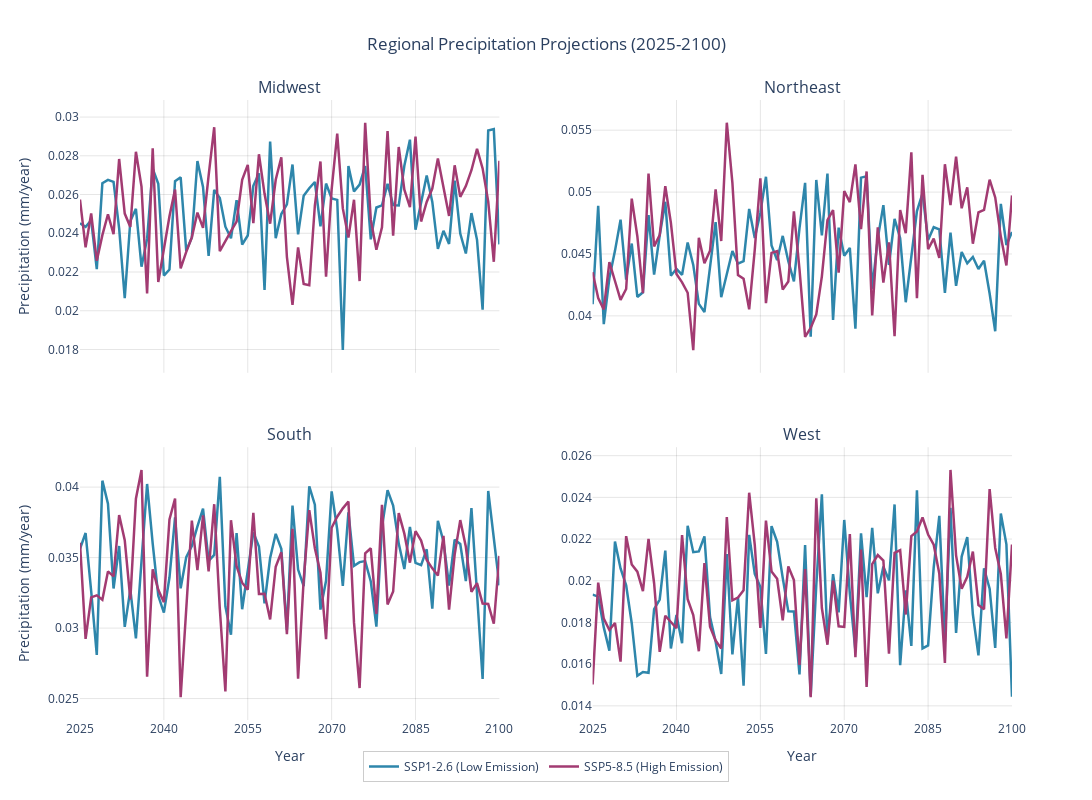

Write notebook code for a chart like this one.
### Code cell
import pandas as pd
import plotly.graph_objects as go
from plotly.subplots import make_subplots
from pathlib import Path
import numpy as np

# Load all regional data files
regions = ['midwest', 'northeast', 'south', 'west']
data_dir = Path('future_data')

# Load regional data
regional_data = {}
for region in regions:
    df = pd.read_csv(data_dir / f'{region}_futures_merged.csv')
    df = df[(df['year'] >= 2025) & (df['year'] <= 2100)].copy()
    CONVERSION_FACTOR = 1000
    df['low_emissions_pr_mm'] = df['low_emissions_pr'] * CONVERSION_FACTOR
    df['high_emissions_pr_mm'] = df['high_emissions_pr'] * CONVERSION_FACTOR
    regional_data[region] = df

# Calculate overall y-axis range for better scaling
all_low = np.concatenate([df['low_emissions_pr_mm'].values for df in regional_data.values()])
all_high = np.concatenate([df['high_emissions_pr_mm'].values for df in regional_data.values()])
y_min = min(all_low.min(), all_high.min())
y_max = max(all_low.max(), all_high.max())
y_range = [y_min * 0.95, y_max * 1.05]  # Add 5% padding

# Create small multiples with 2x2 grid
fig = make_subplots(
    rows=2, cols=2,
    subplot_titles=('Midwest', 'Northeast', 'South', 'West'),
    vertical_spacing=0.12,
    horizontal_spacing=0.10,
    shared_xaxes=True,
    shared_yaxes=False  # Don't share y-axes to allow each region to show its own scale
)

# Region positions in the grid
region_positions = {
    'midwest': (1, 1),
    'northeast': (1, 2),
    'south': (2, 1),
    'west': (2, 2)
}

# Add traces for each region
for region in regions:
    row, col = region_positions[region]
    df = regional_data[region]
    
    # Add low emission line
    fig.add_trace(
        go.Scatter(
            x=df['year'],
            y=df['low_emissions_pr_mm'],
            mode='lines',
            name='SSP1-2.6 (Low Emission)',
            line=dict(color='#2E86AB', width=2.5),
            showlegend=(row == 1 and col == 1),  # Only show legend for first subplot
            hovertemplate=f'<b>{region.title()}</b><br>SSP1-2.6<br>Year: %{{x}}<br>Precipitation: %{{y:.3f}} mm/year<extra></extra>'
        ),
        row=row, col=col
    )
    
    # Add high emission line
    fig.add_trace(
        go.Scatter(
            x=df['year'],
            y=df['high_emissions_pr_mm'],
            mode='lines',
            name='SSP5-8.5 (High Emission)',
            line=dict(color='#A23B72', width=2.5),
            showlegend=(row == 1 and col == 1),  # Only show legend for first subplot
            hovertemplate=f'<b>{region.title()}</b><br>SSP5-8.5<br>Year: %{{x}}<br>Precipitation: %{{y:.3f}} mm/year<extra></extra>'
        ),
        row=row, col=col
    )

# Update layout
fig.update_layout(
    title_text='Regional Precipitation Projections (2025-2100)',
    title_x=0.5,
    height=800,
    width=1200,
    plot_bgcolor='white',
    legend=dict(
        x=0.5,
        y=-0.05,
        xanchor='center',
        orientation='h',
        bgcolor='rgba(255, 255, 255, 0.9)',
        bordercolor='rgba(0, 0, 0, 0.2)',
        borderwidth=1
    )
)

# Update x-axes (only bottom row needs labels)
fig.update_xaxes(
    title_text='Year',
    range=[2025, 2100],
    dtick=15,
    showgrid=True,
    gridcolor='rgba(0,0,0,0.1)',
    row=2, col=1
)
fig.update_xaxes(
    title_text='Year',
    range=[2025, 2100],
    dtick=15,
    showgrid=True,
    gridcolor='rgba(0,0,0,0.1)',
    row=2, col=2
)
fig.update_xaxes(
    range=[2025, 2100],
    dtick=15,
    showgrid=True,
    gridcolor='rgba(0,0,0,0.1)',
    row=1, col=1
)
fig.update_xaxes(
    range=[2025, 2100],
    dtick=15,
    showgrid=True,
    gridcolor='rgba(0,0,0,0.1)',
    row=1, col=2
)

# Update y-axes with tight ranges for each region
for i, region in enumerate(regions):
    row = (i // 2) + 1
    col = (i % 2) + 1
    df = regional_data[region]
    
    # Calculate region-specific range with minimal padding
    region_min = min(df['low_emissions_pr_mm'].min(), df['high_emissions_pr_mm'].min())
    region_max = max(df['low_emissions_pr_mm'].max(), df['high_emissions_pr_mm'].max())
    
    # Use very tight padding (1% on each side) and ensure range is reasonable
    padding = (region_max - region_min) * 0.1  # 10% of the data range as padding
    if padding < 0.001:  # If range is very small, use fixed small padding
        padding = 0.001
    
    region_range = [max(0, region_min - padding), region_max + padding]
    
    fig.update_yaxes(
        title_text='Precipitation (mm/year)' if col == 1 else '',
        range=region_range,
        showgrid=True,
        gridcolor='rgba(0,0,0,0.1)',
        row=row, col=col
    )

fig.show()

### Figure 1 — Plotly figure (JSON) as saved in the notebook; plotly's stock layout.template omitted (floating-point values rounded to 4 significant figures)
{"data": [{"hovertemplate": "<b>Midwest</b><br>SSP1-2.6<br>Year: %{x}<br>Precipitation: %{y:.3f} mm/year<extra></extra>", "line": {"color": "#2E86AB", "width": 2.5}, "mode": "lines", "name": "SSP1-2.6 (Low Emission)", "showlegend": true, "type": "scatter", "x": [2025, 2026, 2027, 2028, 2029, 2030, 2031, 2032, 2033, 2034, 2035, 2036, 2037, 2038, 2039, 2040, 2041, 2042, 2043, 2044, 2045, 2046, 2047, 2048, 2049, 2050, 2051, 2052, 2053, 2054, 2055, 2056, 2057, 2058, 2059, 2060, 2061, 2062, 2063, 2064, 2065, 2066, 2067, 2068, 2069, 2070, 2071, 2072, 2073, 2074, 2075, 2076, 2077, 2078, 2079, 2080, 2081, 2082, 2083, 2084, 2085, 2086, 2087, 2088, 2089, 2090, 2091, 2092, 2093, 2094, 2095, 2096, 2097, 2098, 2099, 2100], "xaxis": "x", "y": [0.02452, 0.02433, 0.02466, 0.02215, 0.02659, 0.02675, 0.02666, 0.02426, 0.02065, 0.02464, 0.02526, 0.02228, 0.02371, 0.02734, 0.02656, 0.02182, 0.02213, 0.02669, 0.02689, 0.02309, 0.02378, 0.02773, 0.02639, 0.02283, 0.02624, 0.02583, 0.02434, 0.02374, 0.02571, 0.02342, 0.02388, 0.02645, 0.0271, 0.02107, 0.02874, 0.02375, 0.02499, 0.0255, 0.02755, 0.02394, 0.02593, 0.02632, 0.02665, 0.02436, 0.02657, 0.02579, 0.02572, 0.01797, 0.02747, 0.02616, 0.02651, 0.02747, 0.02369, 0.02533, 0.02544, 0.02655, 0.02545, 0.02544, 0.02749, 0.02883, 0.02419, 0.02554, 0.02698, 0.02562, 0.0232, 0.02413, 0.02345, 0.02671, 0.02399, 0.02296, 0.02504, 0.02366, 0.02006, 0.0293, 0.02938, 0.02343], "yaxis": "y"}, {"hovertemplate": "<b>Midwest</b><br>SSP5-8.5<br>Year: %{x}<br>Precipitation: %{y:.3f} mm/year<extra></extra>", "line": {"color": "#A23B72", "width": 2.5}, "mode": "lines", "name": "SSP5-8.5 (High Emission)", "showlegend": true, "type": "scatter", "x": [2025, 2026, 2027, 2028, 2029, 2030, 2031, 2032, 2033, 2034, 2035, 2036, 2037, 2038, 2039, 2040, 2041, 2042, 2043, 2044, 2045, 2046, 2047, 2048, 2049, 2050, 2051, 2052, 2053, 2054, 2055, 2056, 2057, 2058, 2059, 2060, 2061, 2062, 2063, 2064, 2065, 2066, 2067, 2068, 2069, 2070, 2071, 2072, 2073, 2074, 2075, 2076, 2077, 2078, 2079, 2080, 2081, 2082, 2083, 2084, 2085, 2086, 2087, 2088, 2089, 2090, 2091, 2092, 2093, 2094, 2095, 2096, 2097, 2098, 2099, 2100], "xaxis": "x", "y": [0.02574, 0.02327, 0.02502, 0.02258, 0.0239, 0.02498, 0.02396, 0.02784, 0.02502, 0.02433, 0.02821, 0.02641, 0.02089, 0.02838, 0.02149, 0.02312, 0.02488, 0.02625, 0.02218, 0.02304, 0.02379, 0.02507, 0.02428, 0.02697, 0.02948, 0.02308, 0.02362, 0.02412, 0.0246, 0.02676, 0.02753, 0.02453, 0.02808, 0.02604, 0.0245, 0.02676, 0.02792, 0.02279, 0.0203, 0.02327, 0.02138, 0.02132, 0.02543, 0.02771, 0.02175, 0.02626, 0.02915, 0.02528, 0.02378, 0.02573, 0.02153, 0.02971, 0.0247, 0.02315, 0.0243, 0.02928, 0.02388, 0.02846, 0.02625, 0.02535, 0.029, 0.02461, 0.02561, 0.02631, 0.02787, 0.0264, 0.0249, 0.02751, 0.02588, 0.02644, 0.02725, 0.02836, 0.02735, 0.02564, 0.02253, 0.02775], "yaxis": "y"}, {"hovertemplate": "<b>Northeast</b><br>SSP1-2.6<br>Year: %{x}<br>Precipitation: %{y:.3f} mm/year<extra></extra>", "line": {"color": "#2E86AB", "width": 2.5}, "mode": "lines", "name": "SSP1-2.6 (Low Emission)", "showlegend": false, "type": "scatter", "x": [2025, 2026, 2027, 2028, 2029, 2030, 2031, 2032, 2033, 2034, 2035, 2036, 2037, 2038, 2039, 2040, 2041, 2042, 2043, 2044, 2045, 2046, 2047, 2048, 2049, 2050, 2051, 2052, 2053, 2054, 2055, 2056, 2057, 2058, 2059, 2060, 2061, 2062, 2063, 2064, 2065, 2066, 2067, 2068, 2069, 2070, 2071, 2072, 2073, 2074, 2075, 2076, 2077, 2078, 2079, 2080, 2081, 2082, 2083, 2084, 2085, 2086, 2087, 2088, 2089, 2090, 2091, 2092, 2093, 2094, 2095, 2096, 2097, 2098, 2099, 2100], "xaxis": "x2", "y": [0.04094, 0.04889, 0.03933, 0.04306, 0.04525, 0.04777, 0.04293, 0.04584, 0.04153, 0.0419, 0.04813, 0.04333, 0.0465, 0.04921, 0.04324, 0.0438, 0.04332, 0.04593, 0.04412, 0.04097, 0.04031, 0.04412, 0.04758, 0.04151, 0.04347, 0.04524, 0.04422, 0.04442, 0.04863, 0.04629, 0.04833, 0.05124, 0.04568, 0.0445, 0.04646, 0.04442, 0.04278, 0.0471, 0.05075, 0.03832, 0.05098, 0.0465, 0.05149, 0.03968, 0.04713, 0.04485, 0.04549, 0.03896, 0.05117, 0.05128, 0.04219, 0.04626, 0.04895, 0.04411, 0.04783, 0.04628, 0.0411, 0.04498, 0.04847, 0.0499, 0.04613, 0.04716, 0.04699, 0.04187, 0.04673, 0.04243, 0.04516, 0.04425, 0.04476, 0.04379, 0.04446, 0.04181, 0.03876, 0.04905, 0.04573, 0.04677], "yaxis": "y2"}, {"hovertemplate": "<b>Northeast</b><br>SSP5-8.5<br>Year: %{x}<br>Precipitation: %{y:.3f} mm/year<extra></extra>", "line": {"color": "#A23B72", "width": 2.5}, "mode": "lines", "name": "SSP5-8.5 (High Emission)", "showlegend": false, "type": "scatter", "x": [2025, 2026, 2027, 2028, 2029, 2030, 2031, 2032, 2033, 2034, 2035, 2036, 2037, 2038, 2039, 2040, 2041, 2042, 2043, 2044, 2045, 2046, 2047, 2048, 2049, 2050, 2051, 2052, 2053, 2054, 2055, 2056, 2057, 2058, 2059, 2060, 2061, 2062, 2063, 2064, 2065, 2066, 2067, 2068, 2069, 2070, 2071, 2072, 2073, 2074, 2075, 2076, 2077, 2078, 2079, 2080, 2081, 2082, 2083, 2084, 2085, 2086, 2087, 2088, 2089, 2090, 2091, 2092, 2093, 2094, 2095, 2096, 2097, 2098, 2099, 2100], "xaxis": "x2", "y": [0.04353, 0.04144, 0.04053, 0.04434, 0.04282, 0.04129, 0.04217, 0.04947, 0.04643, 0.04184, 0.0515, 0.04562, 0.04653, 0.05047, 0.04752, 0.04339, 0.04271, 0.04187, 0.03724, 0.04632, 0.04426, 0.04527, 0.05022, 0.04605, 0.0556, 0.05075, 0.04331, 0.043, 0.04053, 0.04535, 0.0511, 0.04103, 0.04509, 0.04523, 0.04213, 0.04278, 0.04844, 0.04376, 0.03831, 0.03902, 0.04011, 0.0432, 0.04774, 0.04855, 0.0435, 0.05009, 0.04919, 0.05223, 0.04702, 0.05167, 0.04003, 0.04715, 0.04268, 0.04593, 0.03836, 0.04855, 0.04668, 0.05322, 0.04143, 0.0514, 0.04539, 0.04625, 0.04468, 0.05225, 0.04896, 0.05286, 0.04869, 0.05038, 0.04583, 0.04836, 0.04857, 0.051, 0.04957, 0.04641, 0.04408, 0.04973], "yaxis": "y2"}, {"hovertemplate": "<b>South</b><br>SSP1-2.6<br>Year: %{x}<br>Precipitation: %{y:.3f} mm/year<extra></extra>", "line": {"color": "#2E86AB", "width": 2.5}, "mode": "lines", "name": "SSP1-2.6 (Low Emission)", "showlegend": false, "type": "scatter", "x": [2025, 2026, 2027, 2028, 2029, 2030, 2031, 2032, 2033, 2034, 2035, 2036, 2037, 2038, 2039, 2040, 2041, 2042, 2043, 2044, 2045, 2046, 2047, 2048, 2049, 2050, 2051, 2052, 2053, 2054, 2055, 2056, 2057, 2058, 2059, 2060, 2061, 2062, 2063, 2064, 2065, 2066, 2067, 2068, 2069, 2070, 2071, 2072, 2073, 2074, 2075, 2076, 2077, 2078, 2079, 2080, 2081, 2082, 2083, 2084, 2085, 2086, 2087, 2088, 2089, 2090, 2091, 2092, 2093, 2094, 2095, 2096, 2097, 2098, 2099, 2100], "xaxis": "x3", "y": [0.03562, 0.03674, 0.03263, 0.0281, 0.04046, 0.03883, 0.03281, 0.03582, 0.03009, 0.03273, 0.02927, 0.03504, 0.04022, 0.03599, 0.03229, 0.0311, 0.03359, 0.03785, 0.03282, 0.03504, 0.03582, 0.03721, 0.03847, 0.03476, 0.03519, 0.04074, 0.03154, 0.02953, 0.03674, 0.03134, 0.0341, 0.03679, 0.03579, 0.03175, 0.03497, 0.03669, 0.03562, 0.02987, 0.03869, 0.03415, 0.03298, 0.04006, 0.03875, 0.03131, 0.03336, 0.03969, 0.03699, 0.033, 0.03822, 0.03441, 0.03468, 0.03475, 0.03331, 0.0301, 0.03715, 0.03978, 0.0387, 0.03599, 0.03419, 0.03717, 0.03462, 0.03446, 0.03559, 0.03137, 0.0376, 0.03615, 0.03301, 0.03626, 0.03596, 0.03333, 0.03851, 0.03265, 0.02639, 0.03972, 0.03645, 0.03303], "yaxis": "y3"}, {"hovertemplate": "<b>South</b><br>SSP5-8.5<br>Year: %{x}<br>Precipitation: %{y:.3f} mm/year<extra></extra>", "line": {"color": "#A23B72", "width": 2.5}, "mode": "lines", "name": "SSP5-8.5 (High Emission)", "showlegend": false, "type": "scatter", "x": [2025, 2026, 2027, 2028, 2029, 2030, 2031, 2032, 2033, 2034, 2035, 2036, 2037, 2038, 2039, 2040, 2041, 2042, 2043, 2044, 2045, 2046, 2047, 2048, 2049, 2050, 2051, 2052, 2053, 2054, 2055, 2056, 2057, 2058, 2059, 2060, 2061, 2062, 2063, 2064, 2065, 2066, 2067, 2068, 2069, 2070, 2071, 2072, 2073, 2074, 2075, 2076, 2077, 2078, 2079, 2080, 2081, 2082, 2083, 2084, 2085, 2086, 2087, 2088, 2089, 2090, 2091, 2092, 2093, 2094, 2095, 2096, 2097, 2098, 2099, 2100], "xaxis": "x3", "y": [0.03605, 0.02924, 0.03218, 0.03232, 0.032, 0.03402, 0.03366, 0.03802, 0.03624, 0.03203, 0.03918, 0.04122, 0.02655, 0.03416, 0.03272, 0.03184, 0.0377, 0.03919, 0.02509, 0.031, 0.03762, 0.03411, 0.03799, 0.03402, 0.03879, 0.03138, 0.0255, 0.03765, 0.03439, 0.03322, 0.03272, 0.03818, 0.03242, 0.03243, 0.03061, 0.03435, 0.03538, 0.02958, 0.03705, 0.02641, 0.03342, 0.03837, 0.03566, 0.03393, 0.02922, 0.03712, 0.0379, 0.03849, 0.03898, 0.03039, 0.02575, 0.0353, 0.03566, 0.03101, 0.03875, 0.03167, 0.03259, 0.03815, 0.0367, 0.03464, 0.03688, 0.03621, 0.03483, 0.03424, 0.03373, 0.03654, 0.0313, 0.03521, 0.03766, 0.03577, 0.03257, 0.03318, 0.03174, 0.03171, 0.03031, 0.03512], "yaxis": "y3"}, {"hovertemplate": "<b>West</b><br>SSP1-2.6<br>Year: %{x}<br>Precipitation: %{y:.3f} mm/year<extra></extra>", "line": {"color": "#2E86AB", "width": 2.5}, "mode": "lines", "name": "SSP1-2.6 (Low Emission)", "showlegend": false, "type": "scatter", "x": [2025, 2026, 2027, 2028, 2029, 2030, 2031, 2032, 2033, 2034, 2035, 2036, 2037, 2038, 2039, 2040, 2041, 2042, 2043, 2044, 2045, 2046, 2047, 2048, 2049, 2050, 2051, 2052, 2053, 2054, 2055, 2056, 2057, 2058, 2059, 2060, 2061, 2062, 2063, 2064, 2065, 2066, 2067, 2068, 2069, 2070, 2071, 2072, 2073, 2074, 2075, 2076, 2077, 2078, 2079, 2080, 2081, 2082, 2083, 2084, 2085, 2086, 2087, 2088, 2089, 2090, 2091, 2092, 2093, 2094, 2095, 2096, 2097, 2098, 2099, 2100], "xaxis": "x4", "y": [0.01933, 0.01924, 0.01776, 0.01665, 0.02188, 0.02059, 0.01978, 0.01796, 0.01544, 0.01562, 0.01558, 0.01864, 0.0191, 0.02145, 0.01675, 0.01836, 0.01701, 0.02264, 0.02137, 0.02141, 0.02213, 0.01826, 0.01708, 0.01553, 0.02128, 0.01647, 0.01922, 0.01497, 0.0222, 0.02033, 0.01969, 0.01649, 0.02262, 0.02187, 0.02014, 0.01853, 0.01853, 0.01551, 0.02171, 0.01447, 0.01979, 0.02415, 0.0171, 0.02032, 0.01848, 0.02292, 0.01939, 0.01663, 0.02227, 0.01922, 0.02254, 0.0194, 0.02068, 0.02002, 0.02366, 0.01595, 0.01954, 0.01687, 0.02434, 0.01675, 0.0169, 0.02065, 0.02311, 0.01708, 0.0235, 0.0175, 0.02116, 0.02209, 0.01839, 0.01642, 0.02059, 0.01962, 0.01678, 0.02323, 0.02175, 0.01444], "yaxis": "y4"}, {"hovertemplate": "<b>West</b><br>SSP5-8.5<br>Year: %{x}<br>Precipitation: %{y:.3f} mm/year<extra></extra>", "line": {"color": "#A23B72", "width": 2.5}, "mode": "lines", "name": "SSP5-8.5 (High Emission)", "showlegend": false, "type": "scatter", "x": [2025, 2026, 2027, 2028, 2029, 2030, 2031, 2032, 2033, 2034, 2035, 2036, 2037, 2038, 2039, 2040, 2041, 2042, 2043, 2044, 2045, 2046, 2047, 2048, 2049, 2050, 2051, 2052, 2053, 2054, 2055, 2056, 2057, 2058, 2059, 2060, 2061, 2062, 2063, 2064, 2065, 2066, 2067, 2068, 2069, 2070, 2071, 2072, 2073, 2074, 2075, 2076, 2077, 2078, 2079, 2080, 2081, 2082, 2083, 2084, 2085, 2086, 2087, 2088, 2089, 2090, 2091, 2092, 2093, 2094, 2095, 2096, 2097, 2098, 2099, 2100], "xaxis": "x4", "y": [0.01503, 0.01991, 0.01819, 0.01764, 0.01797, 0.01612, 0.02214, 0.02078, 0.02044, 0.0195, 0.02201, 0.01988, 0.01659, 0.01832, 0.01802, 0.01772, 0.02219, 0.01911, 0.01835, 0.01662, 0.02084, 0.01779, 0.01713, 0.01675, 0.02305, 0.01906, 0.0192, 0.01955, 0.02422, 0.02173, 0.01773, 0.02289, 0.02045, 0.02009, 0.01811, 0.02069, 0.02003, 0.01596, 0.02056, 0.01441, 0.02396, 0.01869, 0.01693, 0.02001, 0.01781, 0.01779, 0.02224, 0.01634, 0.0215, 0.01491, 0.0208, 0.02123, 0.02097, 0.0165, 0.02134, 0.02147, 0.01838, 0.02214, 0.02236, 0.02304, 0.02222, 0.02173, 0.02035, 0.01605, 0.02532, 0.02122, 0.01962, 0.02019, 0.0214, 0.01884, 0.01864, 0.0244, 0.02157, 0.02032, 0.01724, 0.02174], "yaxis": "y4"}], "layout": {"annotations": [{"font": {"size": 16}, "showarrow": false, "text": "Midwest", "x": 0.225, "xanchor": "center", "xref": "paper", "y": 1, "yanchor": "bottom", "yref": "paper"}, {"font": {"size": 16}, "showarrow": false, "text": "Northeast", "x": 0.775, "xanchor": "center", "xref": "paper", "y": 1, "yanchor": "bottom", "yref": "paper"}, {"font": {"size": 16}, "showarrow": false, "text": "South", "x": 0.225, "xanchor": "center", "xref": "paper", "y": 0.44, "yanchor": "bottom", "yref": "paper"}, {"font": {"size": 16}, "showarrow": false, "text": "West", "x": 0.775, "xanchor": "center", "xref": "paper", "y": 0.44, "yanchor": "bottom", "yref": "paper"}], "height": 800, "legend": {"bgcolor": "rgba(255, 255, 255, 0.9)", "bordercolor": "rgba(0, 0, 0, 0.2)", "borderwidth": 1, "orientation": "h", "x": 0.5, "xanchor": "center", "y": -0.05}, "plot_bgcolor": "white", "title": {"text": "Regional Precipitation Projections (2025-2100)", "x": 0.5}, "width": 1200, "xaxis": {"anchor": "y", "domain": [0, 0.45], "dtick": 15, "gridcolor": "rgba(0,0,0,0.1)", "matches": "x3", "range": [2025, 2100], "showgrid": true, "showticklabels": false}, "xaxis2": {"anchor": "y2", "domain": [0.55, 1], "dtick": 15, "gridcolor": "rgba(0,0,0,0.1)", "matches": "x4", "range": [2025, 2100], "showgrid": true, "showticklabels": false}, "xaxis3": {"anchor": "y3", "domain": [0, 0.45], "dtick": 15, "gridcolor": "rgba(0,0,0,0.1)", "range": [2025, 2100], "showgrid": true, "title": {"text": "Year"}}, "xaxis4": {"anchor": "y4", "domain": [0.55, 1], "dtick": 15, "gridcolor": "rgba(0,0,0,0.1)", "range": [2025, 2100], "showgrid": true, "title": {"text": "Year"}}, "yaxis": {"anchor": "x", "domain": [0.56, 1], "gridcolor": "rgba(0,0,0,0.1)", "range": [0.0168, 0.03088], "showgrid": true, "title": {"text": "Precipitation (mm/year)"}}, "yaxis2": {"anchor": "x2", "domain": [0.56, 1], "gridcolor": "rgba(0,0,0,0.1)", "range": [0.0354, 0.05744], "showgrid": true, "title": {"text": ""}}, "yaxis3": {"anchor": "x3", "domain": [0, 0.44], "gridcolor": "rgba(0,0,0,0.1)", "range": [0.02348, 0.04283], "showgrid": true, "title": {"text": "Precipitation (mm/year)"}}, "yaxis4": {"anchor": "x4", "domain": [0, 0.44], "gridcolor": "rgba(0,0,0,0.1)", "range": [0.01332, 0.02641], "showgrid": true, "title": {"text": ""}}}}
